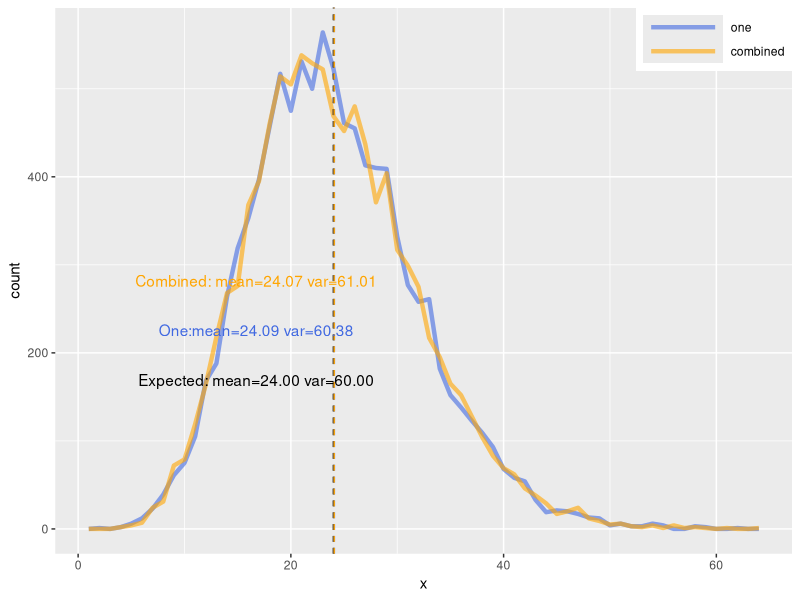
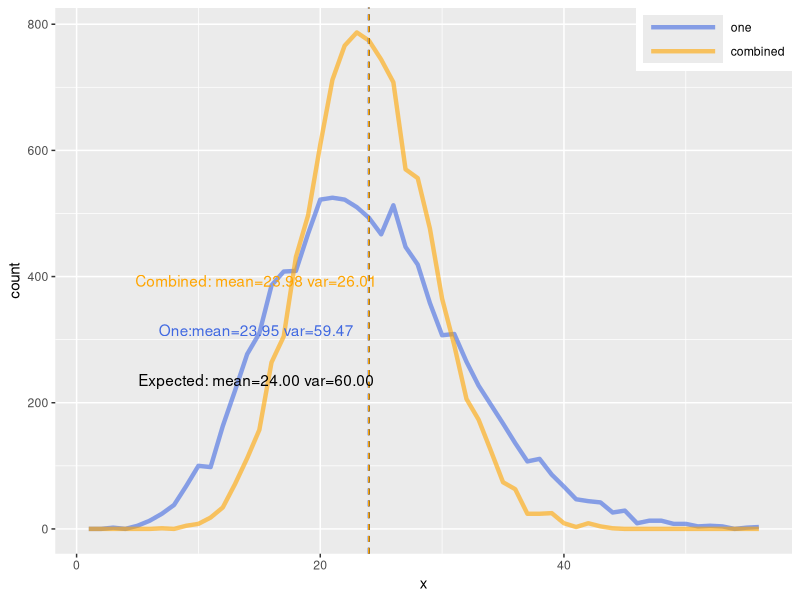
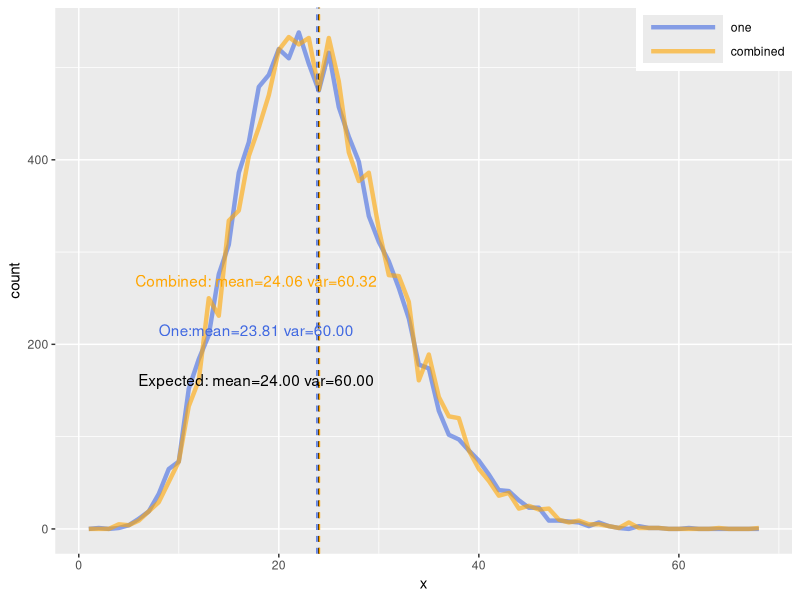
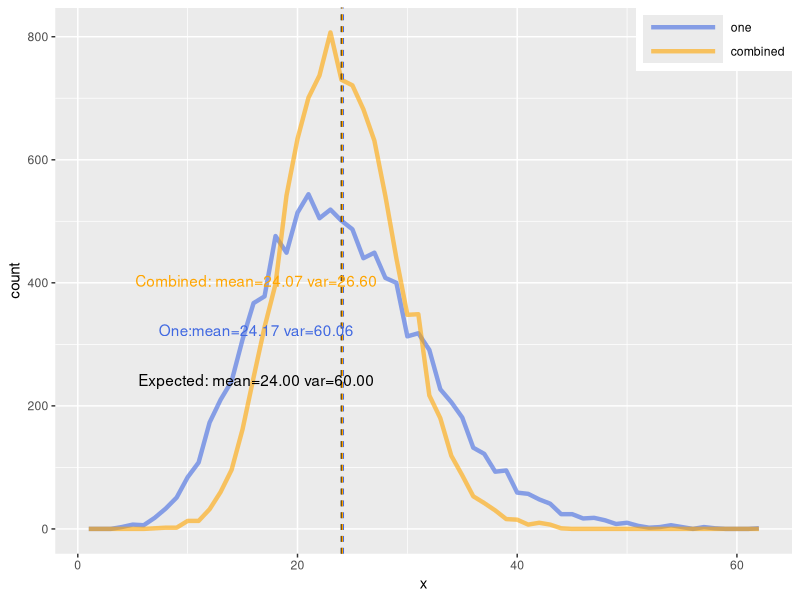

Reproduce these figures in R, in order.
## ---- chunk 1
knitr::opts_chunk$set(fig.pos = 'H')
## ---- chunk 2
library(ggplot2)
library(tibble)
library(data.table)
library(purrr)
library(reshape2)
library(stringr)

## Cited from
## https://keachmurakami.github.io/2016/10/04/Eqnknitr.html
EqnNum_count <- 0
head <- "式"
set.seed(1)

EqnNum <- function(head){
    EqnNum_count <<- EqnNum_count + 1
    return(paste0(head, EqnNum_count))
}

## https://stackoverflow.com/questions/38861041/knitr-rmarkdown-latex-how-to-cross-reference-figures-and-tables
## ---- chunk 3
scale_negative_binomial <- function(n_sample, nb_size, nb_prob, divider, is_size_divided) {
    if (is_size_divided) {
        rowSums(replicate(divider, rnbinom(n=n_sample, size=nb_size/divider, prob=nb_prob)))
    } else {
        ## Convert a prob of negative binomial distributions
        ## to a theta of Gamma (of not NB) distributions
        ## theta : scale parameter, beta : rate parameter of Gamma distributions
        theta_gamma <- (1 - nb_prob) / nb_prob
        scaled_prob <- 1 / (1 + theta_gamma / divider)
        rowSums(replicate(divider, rnbinom(n=n_sample, size=nb_size, prob=scaled_prob)))
    }
}

scale_gamma_poisson <- function(n_sample, nb_size, nb_prob, divider, is_size_divided) {
    gamma_shape <- nb_size
    gamma_rate <- nb_prob / (1 - nb_prob)
    gamma_scale <- 1 / gamma_rate

    gamma_poisson <- function(n, shape, scale) {
        purrr::map_dbl(rgamma(n=n, shape=shape, scale=scale), function(x) { rpois(n=1, x) })
    }

    if (is_size_divided) {
        rowSums(replicate(divider, gamma_poisson(n=n_sample, shape=gamma_shape/divider, scale=gamma_scale)))
    } else {
        rowSums(replicate(divider, gamma_poisson(n=n_sample, shape=gamma_shape, scale=gamma_scale/divider)))
    }
}

scale_gamma <- function(n_sample, gamma_shape, gamma_scale, divider, is_size_divided) {
    if (is_size_divided) {
        rowSums(replicate(divider, rgamma(n_sample, shape=gamma_shape/divider, scale=gamma_scale)))
    } else {
        rowSums(replicate(divider, rgamma(n_sample, shape=gamma_shape, scale=gamma_scale/divider)))
    }
}

make_mean_var_label <- function(name, mu, sigma2) {
    paste0(name, 'mean=', sprintf('%3.2f', mu),' var=', sprintf('%3.2f', sigma2))
}

analyze_distributions <- function(nb_size, nb_prob, gamma_shape, gamma_scale, dist_name, y_one, y_combined) {
    if (dist_name== 'gamma') {
        expected_mean <- gamma_shape * gamma_scale
        expected_var <- gamma_shape * gamma_scale * gamma_scale
    } else {
        expected_mean <- nb_size * (1 - nb_prob) / nb_prob
        expected_var <- expected_mean / nb_prob
    }

    actual_one_mean <- mean(y_one)
    actual_one_var <- var(y_one)
    actual_combined_mean <- mean(y_combined)
    actual_combined_var <- var(y_combined)

    expected_label <- make_mean_var_label('Expected: ', expected_mean, expected_var)
    actual_one_label <- make_mean_var_label('One:', actual_one_mean, actual_one_var)
    actual_combined_label <- make_mean_var_label('Combined: ', actual_combined_mean, actual_combined_var)

    table_one <- tabulate(y_one)
    table_combined <- tabulate(y_combined)
    max_count <- max(length(table_one), length(table_combined))
    table_one <- append(table_one, rep(0, max_count - length(table_one)))
    table_combined <- append(table_combined, rep(0, max_count - length(table_combined)))

    df <- tibble(one=table_one, combined=table_combined)
    df$x <- 1:NROW(df)
    df <- melt(df, c('x'), value.name='count')
    list(df=df,
         expected_mean=expected_mean,
         expected_var=expected_var,
         expected_label=expected_label,
         actual_one_mean=actual_one_mean,
         actual_one_var=actual_one_var,
         actual_one_label=actual_one_label,
         actual_combined_mean=actual_combined_mean,
         actual_combined_var=actual_combined_var,
         actual_combined_label=actual_combined_label)
}

draw_distributions <- function(n_sample, nb_size, nb_prob, divider, is_size_divided, dist_name) {
    gamma_shape <- nb_size
    gamma_scale <- 1.0 / (1.0 / nb_prob - 1.0)
    base_color <- 'black'
    chart_colors <- c('royalblue', 'orange')

    if (is_size_divided) {
        chart_suffix <- 'alpha divided'
    } else {
        chart_suffix <- 'theta divided'
    }

    if (dist_name == 'nb') {
        y_one <- rnbinom(n=n_sample, size=nb_size, prob=nb_prob)
        y_combined <- scale_negative_binomial(n_sample, nb_size, nb_prob, divider, is_size_divided)
        chart_title <- paste('size =', nb_size, 'prob =', nb_prob, 'divider =', divider, chart_suffix)
    } else if (dist_name == 'gp') {
        y_one <- scale_negative_binomial(n_sample, nb_size, nb_prob, 1, is_size_divided)
        y_combined <- scale_negative_binomial(n_sample, nb_size, nb_prob, divider, is_size_divided)
        chart_title <- paste('size =', nb_size, 'prob =', nb_prob, 'divider =', divider, chart_suffix)
    } else if (dist_name == 'gamma') {
        y_one <- rgamma(n_sample, shape=gamma_shape, scale=gamma_scale)
        y_combined <- scale_gamma(n_sample, gamma_shape, gamma_scale, divider, is_size_divided)
        chart_title <- paste('shape =', gamma_shape, 'scale =', sprintf('%3.2f', gamma_scale), 'divider =', divider, chart_suffix)
    }

    result <- analyze_distributions(nb_size, nb_prob, gamma_shape, gamma_scale, dist_name, y_one, y_combined)

    df <- result$df
    range_x <- range(df$x)
    x_min <- range_x[1]
    x_position <- (range_x[2] - x_min) * 0.25 + x_min
    range_y <- range(df$count)
    y_min <- range_y[1]
    y_range <- range_y[2] - y_min

    add_label <- function(g, y_relative_pos, label, color) {
        g + annotate('text', x=x_position, y=y_min + y_range * y_relative_pos,
                     label=label, color=color)
    }

    g <- ggplot(df, aes(x=x, y=count, color=variable))
    g <- g + geom_line(position = 'identity', size=1.5, alpha=0.6)
    g <- g + scale_color_manual(values=chart_colors)
    g <- g + geom_vline(xintercept=result$expected_mean, color=base_color, linetype='dashed')
    g <- g + geom_vline(xintercept=result$actual_one_mean, color=chart_colors[1], linetype='dashed')
    g <- g + geom_vline(xintercept=result$actual_combined_mean, color=chart_colors[2], linetype='dashed')
    g <- add_label(g, 0.3, result$expected_label, base_color)
    g <- add_label(g, 0.4, result$actual_one_label, chart_colors[1])
    g <- add_label(g, 0.5, result$actual_combined_label, chart_colors[2])
    g <- g + theme(legend.title=element_blank(),
                   legend.position = c(1.0, 1.0), legend.justification = c(1.0, 1.0),
                   legend.key.width=unit(4, "line"))
    plot(g)
}
## ---- chunk 4
get_n_sample <- function() {
    10000
}

get_nb_size <- function() {
    16
}

get_nb_prob_rnbinom <- function() {
    0.4
}

get_nb_prob_alt <- function() {
    1.0 - get_nb_prob_rnbinom()
}

get_divider <- function() {
    16
}

get_nb_label <- function(label, suffix) {
    paste0('\\label{fig:nb_', label, '}negative binomial(size=', sprintf('%3.2f', get_nb_size()), ', prob=', sprintf('%3.2f', get_nb_prob_alt()), ') ', suffix)
}

get_gp_label <- function(label, suffix) {
    shape <- get_nb_size()
    rate <- 1 / get_nb_prob_alt() - 1
    paste0('\\label{fig:gp_', label, '}Gamma poisson(shape=', sprintf('%3.2f', shape), ', rate=', sprintf('%3.2f', rate), ') ', suffix)
}
## ---- chunk 5
draw_distributions(n_sample=get_n_sample(), nb_size=get_nb_size(), nb_prob=get_nb_prob_rnbinom(), divider=get_divider(), is_size_divided=TRUE, dist_name='nb')
## ---- chunk 6
draw_distributions(n_sample=get_n_sample(), nb_size=get_nb_size(), nb_prob=get_nb_prob_rnbinom(), divider=get_divider(), is_size_divided=FALSE, dist_name='nb')
## ---- chunk 7
draw_distributions(n_sample=get_n_sample(), nb_size=get_nb_size(), nb_prob=get_nb_prob_rnbinom(), divider=get_divider(), is_size_divided=TRUE, dist_name='gp')
## ---- chunk 8
draw_distributions(n_sample=get_n_sample(), nb_size=get_nb_size(), nb_prob=get_nb_prob_rnbinom(), divider=get_divider(), is_size_divided=FALSE, dist_name='gp')
